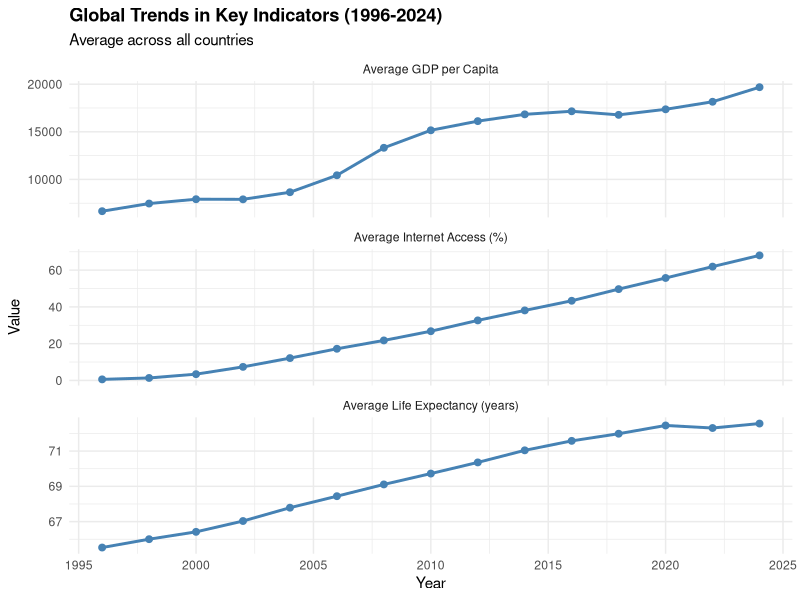
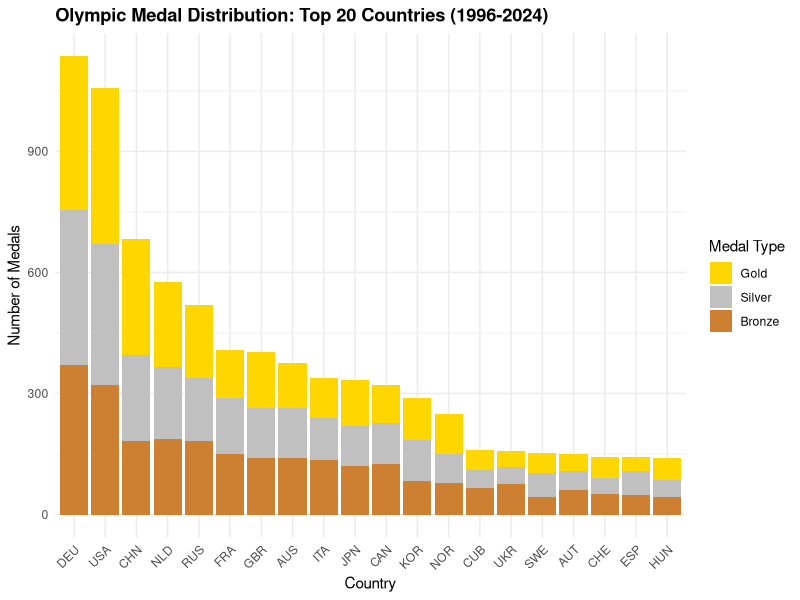
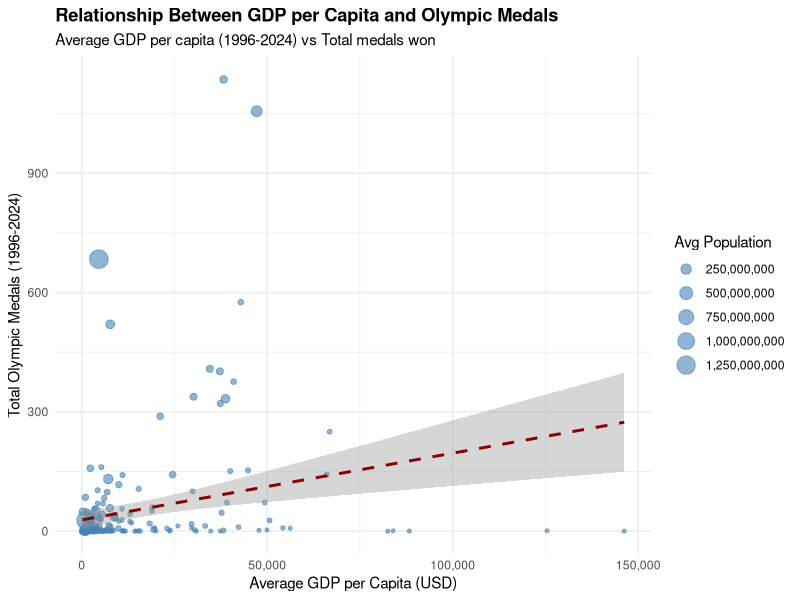
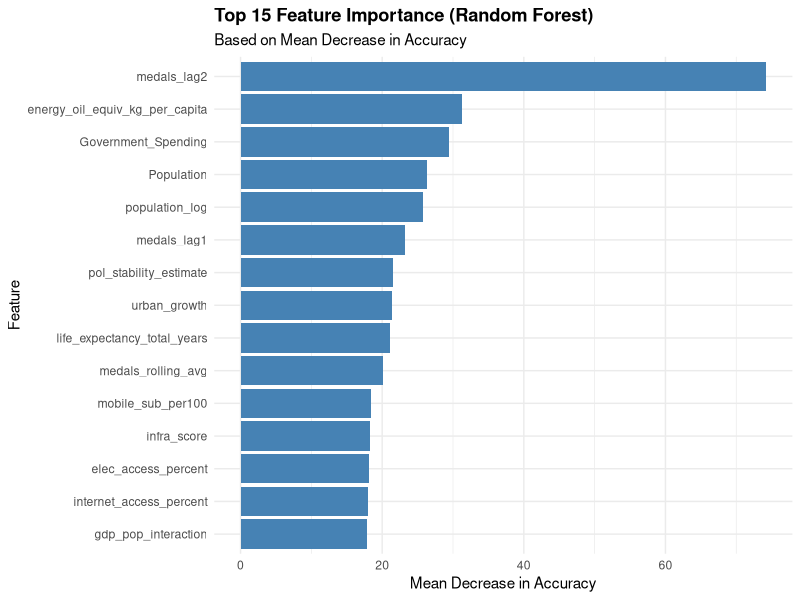
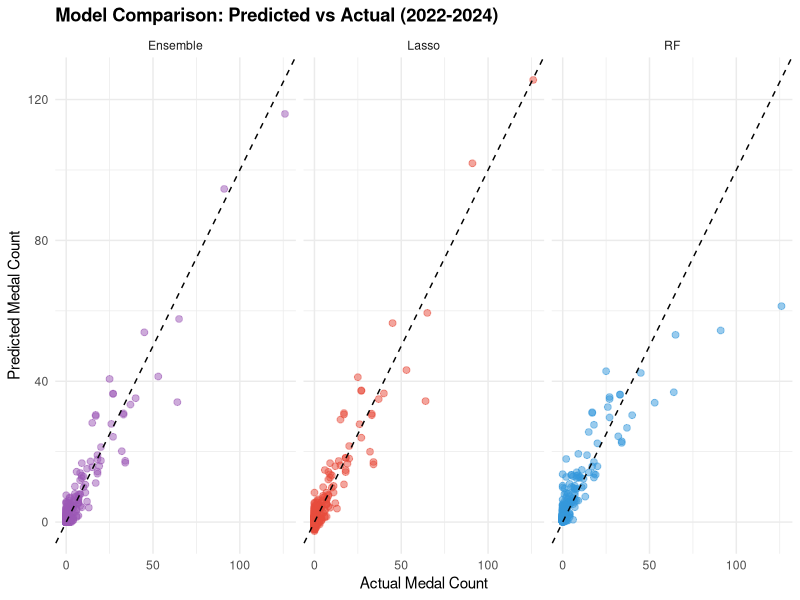
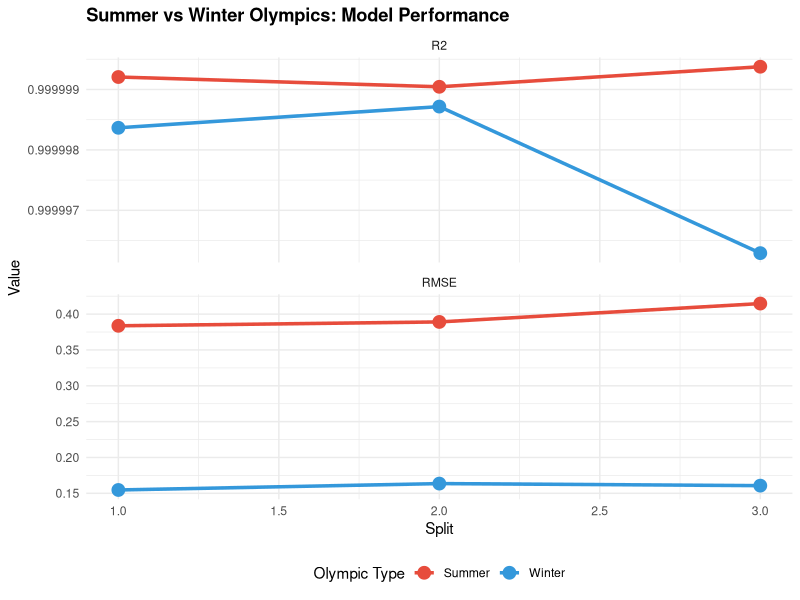

The R source for these figures, in order:
## ---- chunk 1
library(tidyverse)
library(glmnet)
library(randomForest)
library(data.table)

# Load the data
final_data <- fread("final_medals_model_input.csv")

cat("Dataset dimensions:", dim(final_data), "\n")
cat("Time period:", min(final_data$year), "-", max(final_data$year), "\n")
cat("Number of countries:", n_distinct(final_data$country_noc), "\n")
## ---- chunk 2
final_data |>
  group_by(year) |>
  summarise(
    avg_gdp_per_capita = mean(GDP_per_capita, na.rm = TRUE),
    avg_life_expectancy = mean(life_expectancy_total_years, na.rm = TRUE),
    avg_internet_access = mean(internet_access_percent, na.rm = TRUE)
  ) |>
  pivot_longer(-year, names_to = "indicator", values_to = "value") |>
  ggplot(aes(x = year, y = value)) +
  geom_line(color = "steelblue", linewidth = 1) +
  geom_point(color = "steelblue", size = 2) +
  facet_wrap(~indicator, scales = "free_y", ncol = 1,
             labeller = labeller(indicator = c(
               avg_gdp_per_capita = "Average GDP per Capita",
               avg_life_expectancy = "Average Life Expectancy (years)",
               avg_internet_access = "Average Internet Access (%)"
             ))) +
  labs(title = "Global Trends in Key Indicators (1996-2024)",
       subtitle = "Average across all countries",
       x = "Year",
       y = "Value") +
  theme_minimal() +
  theme(plot.title = element_text(face = "bold"))
## ---- chunk 3
medal_counts <- final_data |>
  group_by(country_noc) |>
  summarise(
    total_gold = sum(gold, na.rm = TRUE),
    total_silver = sum(silver, na.rm = TRUE),
    total_bronze = sum(bronze, na.rm = TRUE),
    total_medals = sum(total, na.rm = TRUE)
  ) |>
  arrange(desc(total_medals)) |>
  filter(total_medals > 0)
## ---- chunk 4
medal_counts |>
  head(20) |>
  pivot_longer(cols = c(total_gold, total_silver, total_bronze),
               names_to = "medal_type",
               values_to = "count") |>
  mutate(medal_type = factor(medal_type, 
                             levels = c("total_gold", "total_silver", "total_bronze"),
                             labels = c("Gold", "Silver", "Bronze"))) |>
  ggplot(aes(x = reorder(country_noc, -total_medals), y = count, fill = medal_type)) +
  geom_col() +
  scale_fill_manual(values = c("Gold" = "#FFD700", 
                               "Silver" = "#C0C0C0", 
                               "Bronze" = "#CD7F32")) +
  labs(title = "Olympic Medal Distribution: Top 20 Countries (1996-2024)",
       x = "Country",
       y = "Number of Medals",
       fill = "Medal Type") +
  theme_minimal() +
  theme(axis.text.x = element_text(angle = 45, hjust = 1),
        plot.title = element_text(face = "bold"))
## ---- chunk 5
gdp_medals <- final_data |>
  group_by(country_noc) |>
  summarise(
    avg_gdp_per_capita = mean(GDP_per_capita, na.rm = TRUE),
    total_medals = sum(total, na.rm = TRUE),
    avg_population = mean(Population, na.rm = TRUE)
  ) |>
  filter(!is.na(avg_gdp_per_capita) & !is.nan(avg_gdp_per_capita))

ggplot(gdp_medals, aes(x = avg_gdp_per_capita, y = total_medals)) +
  geom_point(aes(size = avg_population), alpha = 0.6, color = "steelblue") +
  geom_smooth(method = "lm", se = TRUE, color = "darkred", linetype = "dashed") +
  scale_size_continuous(name = "Avg Population", labels = scales::comma) +
  scale_x_continuous(labels = scales::comma) +
  labs(title = "Relationship Between GDP per Capita and Olympic Medals",
       subtitle = "Average GDP per capita (1996-2024) vs Total medals won",
       x = "Average GDP per Capita (USD)",
       y = "Total Olympic Medals (1996-2024)") +
  theme_minimal() +
  theme(plot.title = element_text(face = "bold"))
## ---- chunk 6
create_fe_data <- function(data) {
  data |>
    arrange(country_noc, year) |>
    group_by(country_noc) |>
    mutate(
      # Interaction terms
      gdp_pop_interaction = GDP_per_capita * log(Population + 1),
      development_index = (life_expectancy_total_years / 100) * internet_access_percent,
      
      # Polynomial features
      gdp_squared = GDP_per_capita^2,
      population_log = log(Population + 1),
      
      # Lagged medal performance (historical success)
      medals_lag1 = lag(total, 1),
      medals_lag2 = lag(total, 2),
      medals_rolling_avg = (lag(total, 1) + lag(total, 2) + lag(total, 3)) / 3,
      
      # Growth rates
      gdp_growth = (GDP_per_capita - lag(GDP_per_capita, 1)) / (lag(GDP_per_capita, 1) + 0.001),
      internet_growth = internet_access_percent - lag(internet_access_percent, 1),
      
      # Ratios
      govt_gdp_ratio = Government_Spending / (GDP_per_capita * Population + 1),
      military_gdp_ratio = mil_expenditure_percent / 100,
      
      # Binary indicators
      high_population = ifelse(Population > median(Population, na.rm = TRUE), 1, 0),
      high_gdp = ifelse(GDP_per_capita > median(GDP_per_capita, na.rm = TRUE), 1, 0),
      
      # Infrastructure score
      infra_score = (elec_access_percent + internet_access_percent + mobile_sub_per100) / 3
    ) |>
    ungroup()
}

model_data_fe <- final_data |>
  select(year, country_noc, total,
         GDP_per_capita, Population, life_expectancy_total_years,
         internet_access_percent, elec_access_percent, pol_stability_estimate,
         Government_Spending, mil_expenditure_percent,
         Labour_Force_Female, literacy_rate_adult_total_pct,
         Inflation_Rate, Unemployment_Rate, contraceptive_percent_married,
         energy_oil_equiv_kg_per_capita, mobile_sub_per100,
         urban_growth, poverty_multidim_undp, gross_cap_form_gdp, tax_revenue_gdp) |>
  create_fe_data()
## ---- chunk 7
temporal_splits <- list(
  split1 = list(train_years = 1996:2008, test_years = 2010:2012),
  split2 = list(train_years = 1996:2012, test_years = 2014:2016),
  split3 = list(train_years = 1996:2016, test_years = 2018:2020),
  split4 = list(train_years = 1996:2020, test_years = 2022:2024)
)

cat("Temporal Split Strategy:\n")
for(i in seq_along(temporal_splits)) {
  split <- temporal_splits[[i]]
  cat(sprintf("Split %d: Train %d-%d → Test %d-%d\n", 
              i, min(split$train_years), max(split$train_years),
              min(split$test_years), max(split$test_years)))
}
## ---- chunk 8
# Function to prepare matrices with imputation
prepare_matrices_fe <- function(data, train_years, test_years) {
  train_data <- data |> filter(year %in% train_years)
  test_data <- data |> filter(year %in% test_years)
  
  predictor_cols <- setdiff(names(data), c("year", "country_noc", "total"))
  
  train_means <- train_data |>
    summarise(across(all_of(predictor_cols), 
                    ~ifelse(is.nan(mean(., na.rm = TRUE)), 0, mean(., na.rm = TRUE))))
  
  X_train <- train_data |> 
    select(all_of(predictor_cols)) |>
    mutate(across(everything(), ~{
      col_mean <- train_means[[cur_column()]]
      ifelse(is.na(.) | is.infinite(.), col_mean, .)
    })) |>
    as.matrix()
  
  X_test <- test_data |>
    select(all_of(predictor_cols)) |>
    mutate(across(everything(), ~{
      col_mean <- train_means[[cur_column()]]
      ifelse(is.na(.) | is.infinite(.), col_mean, .)
    })) |>
    as.matrix()
  
  X_train[is.na(X_train) | is.infinite(X_train)] <- 0
  X_test[is.na(X_test) | is.infinite(X_test)] <- 0
  
  list(X_train = X_train, y_train = train_data$total, 
       X_test = X_test, y_test = test_data$total,
       n_train = nrow(train_data), n_test = nrow(test_data))
}

# Run penalized regressions with feature engineering
results_fe <- list()

for(i in seq_along(temporal_splits)) {
  split <- temporal_splits[[i]]
  data_split <- prepare_matrices_fe(model_data_fe, split$train_years, split$test_years)
  
  # Lasso
  cv_lasso <- cv.glmnet(data_split$X_train, data_split$y_train, alpha = 1, nfolds = 5)
  lasso_pred <- predict(cv_lasso, newx = data_split$X_test, s = "lambda.min")
  lasso_rmse <- sqrt(mean((lasso_pred - data_split$y_test)^2))
  lasso_r2 <- cor(lasso_pred, data_split$y_test)^2
  
  # Elastic Net
  cv_enet <- cv.glmnet(data_split$X_train, data_split$y_train, alpha = 0.5, nfolds = 5)
  enet_pred <- predict(cv_enet, newx = data_split$X_test, s = "lambda.min")
  enet_rmse <- sqrt(mean((enet_pred - data_split$y_test)^2))
  enet_r2 <- cor(enet_pred, data_split$y_test)^2
  
  results_fe[[i]] <- list(
    lasso = list(rmse = lasso_rmse, r2 = lasso_r2, model = cv_lasso),
    enet = list(rmse = enet_rmse, r2 = enet_r2, model = cv_enet),
    actual = data_split$y_test
  )
}

# Create summary
fe_summary <- data.frame(
  Split = 1:4,
  Lasso_RMSE = sapply(results_fe, function(x) x$lasso$rmse),
  Lasso_R2 = sapply(results_fe, function(x) x$lasso$r2),
  Enet_RMSE = sapply(results_fe, function(x) x$enet$rmse),
  Enet_R2 = sapply(results_fe, function(x) x$enet$r2)
)

knitr::kable(fe_summary, digits = 3, 
             caption = "Penalized Regression Performance (Feature Engineered)")
## ---- chunk 9
# Create medal categories
model_data_rf <- model_data_fe |>
  mutate(
    medal_category = case_when(
      total == 0 ~ "No Medals",
      total >= 1 & total <= 5 ~ "Low (1-5)",
      total >= 6 & total <= 20 ~ "Medium (6-20)",
      total >= 21 & total <= 50 ~ "High (21-50)",
      total > 50 ~ "Very High (>50)"
    ),
    medal_category = factor(medal_category, 
                           levels = c("No Medals", "Low (1-5)", "Medium (6-20)", 
                                     "High (21-50)", "Very High (>50)"))
  )

# Prepare data
split4 <- temporal_splits[[4]]
train_rf <- model_data_rf |> filter(year %in% split4$train_years)
test_rf <- model_data_rf |> filter(year %in% split4$test_years)

predictor_cols_rf <- setdiff(names(model_data_rf), 
                             c("year", "country_noc", "total", "medal_category"))

train_rf_clean <- train_rf |>
  select(all_of(c(predictor_cols_rf, "medal_category"))) |>
  mutate(across(where(is.numeric), ~ifelse(is.na(.) | is.infinite(.), 
                                           median(., na.rm = TRUE), .))) |>
  na.omit()

test_rf_clean <- test_rf |>
  select(all_of(c(predictor_cols_rf, "medal_category"))) |>
  mutate(across(where(is.numeric), ~ifelse(is.na(.) | is.infinite(.), 
                                           median(., na.rm = TRUE), .))) |>
  na.omit()

# Train model
set.seed(123)
rf_model <- randomForest(
  medal_category ~ .,
  data = train_rf_clean,
  ntree = 500,
  mtry = sqrt(length(predictor_cols_rf)),
  importance = TRUE
)

rf_pred <- predict(rf_model, test_rf_clean)
conf_matrix <- table(Predicted = rf_pred, Actual = test_rf_clean$medal_category)
accuracy <- sum(diag(conf_matrix)) / sum(conf_matrix)
## ---- chunk 10
importance_df <- data.frame(
  Feature = rownames(importance(rf_model)),
  MeanDecreaseAccuracy = importance(rf_model)[, "MeanDecreaseAccuracy"]
) |>
  arrange(desc(MeanDecreaseAccuracy)) |>
  head(15)

ggplot(importance_df, aes(x = reorder(Feature, MeanDecreaseAccuracy), 
                          y = MeanDecreaseAccuracy)) +
  geom_col(fill = "steelblue") +
  coord_flip() +
  labs(title = "Top 15 Feature Importance (Random Forest)",
       subtitle = "Based on Mean Decrease in Accuracy",
       x = "Feature",
       y = "Mean Decrease in Accuracy") +
  theme_minimal() +
  theme(plot.title = element_text(face = "bold"))
## ---- chunk 11
# Get predictions from both models
lasso_model_final <- results_fe[[4]]$lasso$model
data_split_final <- prepare_matrices_fe(model_data_fe, split4$train_years, split4$test_years)

lasso_pred_ensemble <- predict(lasso_model_final, 
                               newx = data_split_final$X_test, 
                               s = "lambda.min")

# Convert RF probabilities to continuous predictions
rf_prob_pred <- predict(rf_model, test_rf_clean, type = "prob")
class_midpoints <- c(0, 3, 13, 35.5, 75)
rf_continuous_pred <- as.matrix(rf_prob_pred) %*% class_midpoints

# Ensure matching lengths
actual_counts <- data_split_final$y_test[1:nrow(test_rf_clean)]

# Create stacked ensemble
meta_features <- data.frame(
  lasso_pred = as.vector(lasso_pred_ensemble[1:nrow(test_rf_clean)]),
  rf_pred = as.vector(rf_continuous_pred),
  actual = actual_counts
)

meta_model <- lm(actual ~ lasso_pred + rf_pred, data = meta_features)
ensemble_stacked <- predict(meta_model, meta_features)
ensemble_stacked <- pmax(0, ensemble_stacked)

# Calculate metrics
calc_metrics <- function(pred, actual) {
  rmse <- sqrt(mean((pred - actual)^2))
  r2 <- cor(pred, actual)^2
  list(rmse = rmse, r2 = r2)
}

metrics_lasso <- calc_metrics(lasso_pred_ensemble[1:nrow(test_rf_clean)], actual_counts)
metrics_rf <- calc_metrics(rf_continuous_pred, actual_counts)
metrics_stacked <- calc_metrics(ensemble_stacked, actual_counts)

ensemble_results <- data.frame(
  Model = c("Lasso (FE)", "Random Forest", "Ensemble: Stacked"),
  RMSE = c(metrics_lasso$rmse, metrics_rf$rmse, metrics_stacked$rmse),
  R2 = c(metrics_lasso$r2, metrics_rf$r2, metrics_stacked$r2)
)

knitr::kable(ensemble_results, digits = 3,
             caption = "Ensemble Model Performance on Test Set (2022-2024)")
## ---- chunk 12
pred_comparison_df <- data.frame(
  Actual = actual_counts,
  Lasso = as.vector(lasso_pred_ensemble[1:nrow(test_rf_clean)]),
  RF = as.vector(rf_continuous_pred),
  Ensemble = ensemble_stacked
) |>
  pivot_longer(cols = c(Lasso, RF, Ensemble),
               names_to = "Model",
               values_to = "Predicted")

ggplot(pred_comparison_df, aes(x = Actual, y = Predicted, color = Model)) +
  geom_point(alpha = 0.5, size = 2) +
  geom_abline(intercept = 0, slope = 1, linetype = "dashed", color = "black") +
  facet_wrap(~Model) +
  scale_color_manual(values = c("Lasso" = "#E74C3C", "RF" = "#3498DB", 
                                "Ensemble" = "#9B59B6")) +
  labs(title = "Model Comparison: Predicted vs Actual (2022-2024)",
       x = "Actual Medal Count",
       y = "Predicted Medal Count") +
  theme_minimal() +
  theme(plot.title = element_text(face = "bold"),
        legend.position = "none")
## ---- chunk 13
# Create Olympic type indicator
final_data_olympics <- final_data |>
  mutate(
    olympic_type = case_when(
      year %in% c(1998, 2002, 2006, 2010, 2014, 2018, 2022) ~ "Winter",
      year %in% c(1996, 2000, 2004, 2008, 2012, 2016, 2020, 2024) ~ "Summer",
      TRUE ~ NA_character_
    )
  ) |>
  filter(!is.na(olympic_type))

# Create separate datasets
summer_data <- final_data_olympics |>
  filter(olympic_type == "Summer") |>
  create_fe_data()

winter_data <- final_data_olympics |>
  filter(olympic_type == "Winter") |>
  create_fe_data()
## ---- chunk 14
# Define splits
summer_splits <- list(
  split1 = list(train_years = c(1996, 2000, 2004, 2008, 2012), test_years = c(2016)),
  split2 = list(train_years = c(1996, 2000, 2004, 2008, 2012, 2016), test_years = c(2020)),
  split3 = list(train_years = c(1996, 2000, 2004, 2008, 2012, 2016, 2020), test_years = c(2024))
)

winter_splits <- list(
  split1 = list(train_years = c(1998, 2002, 2006, 2010), test_years = c(2014)),
  split2 = list(train_years = c(1998, 2002, 2006, 2010, 2014), test_years = c(2018)),
  split3 = list(train_years = c(1998, 2002, 2006, 2010, 2014, 2018), test_years = c(2022))
)

# Run models
run_olympic_models <- function(data, splits) {
  results <- list()
  for(i in seq_along(splits)) {
    split <- splits[[i]]
    data_split <- prepare_matrices_fe(data, split$train_years, split$test_years)
    
    cv_lasso <- cv.glmnet(data_split$X_train, data_split$y_train, alpha = 1, nfolds = 5)
    lasso_pred <- predict(cv_lasso, newx = data_split$X_test, s = "lambda.min")
    lasso_rmse <- sqrt(mean((lasso_pred - data_split$y_test)^2))
    lasso_r2 <- cor(lasso_pred, data_split$y_test)^2
    
    results[[i]] <- list(lasso = list(rmse = lasso_rmse, r2 = lasso_r2))
  }
  return(results)
}

summer_results <- run_olympic_models(summer_data, summer_splits)
winter_results <- run_olympic_models(winter_data, winter_splits)

# Create comparison
comparison_sw <- data.frame(
  Olympic_Type = rep(c("Summer", "Winter"), each = 3),
  Split = rep(1:3, 2),
  RMSE = c(sapply(summer_results, function(x) x$lasso$rmse),
           sapply(winter_results, function(x) x$lasso$rmse)),
  R2 = c(sapply(summer_results, function(x) x$lasso$r2),
         sapply(winter_results, function(x) x$lasso$r2))
)

knitr::kable(comparison_sw, digits = 3,
             caption = "Summer vs Winter Olympics Model Performance")
## ---- chunk 15
comp_long <- comparison_sw |>
  pivot_longer(cols = c(RMSE, R2),
               names_to = "Metric",
               values_to = "Value")

ggplot(comp_long, aes(x = Split, y = Value, color = Olympic_Type, group = Olympic_Type)) +
  geom_line(linewidth = 1.2) +
  geom_point(size = 4) +
  facet_wrap(~Metric, scales = "free_y", ncol = 1) +
  scale_color_manual(values = c("Summer" = "#E74C3C", "Winter" = "#3498DB")) +
  labs(title = "Summer vs Winter Olympics: Model Performance",
       x = "Split",
       y = "Value",
       color = "Olympic Type") +
  theme_minimal() +
  theme(plot.title = element_text(face = "bold"),
        legend.position = "bottom")
## ---- chunk 16
summer_top <- summer_data |>
  group_by(country_noc) |>
  summarise(avg_medals = mean(total, na.rm = TRUE)) |>
  arrange(desc(avg_medals)) |>
  head(10)

winter_top <- winter_data |>
  group_by(country_noc) |>
  summarise(avg_medals = mean(total, na.rm = TRUE)) |>
  arrange(desc(avg_medals)) |>
  head(10)

knitr::kable(summer_top, digits = 2, 
             caption = "Top 10 Countries: Summer Olympics (Average Medals per Game)")
knitr::kable(winter_top, digits = 2,
             caption = "Top 10 Countries: Winter Olympics (Average Medals per Game)")
